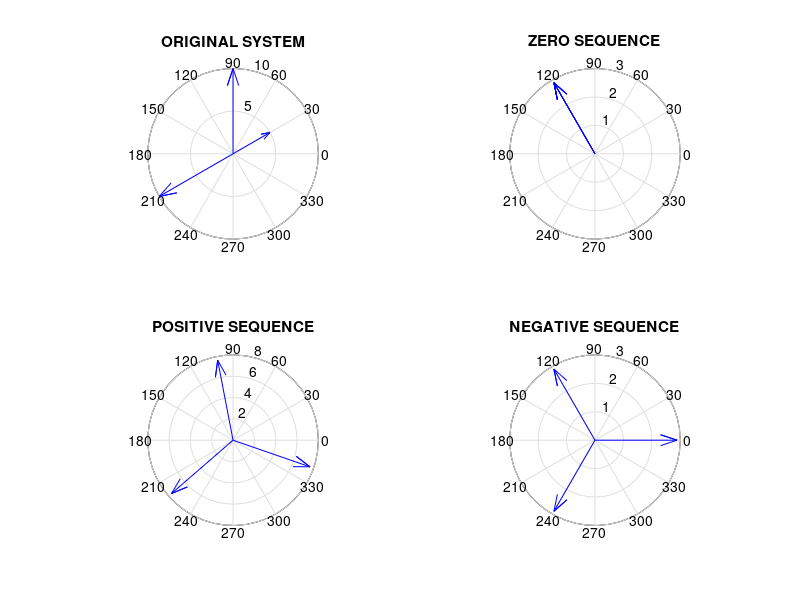

Source code (MATLAB):
% symmetical components for 3 phase system
% Author: Helal Uzzaman Hasib
% Date: 15 Jan 2024
clear
clc

% system data change magnitude and angle as you wish
va = 10* (cosd(90) + 1i*sind(90));  % cosd() sind() takes degree as input
vb =  5* (cosd(30) + 1i*sind(30));
vc = 10* (cosd(210) + 1i*sind(210));
% system data change magnitude and angle as you wish

a = cosd(120) + 1i*sind(120);
a2 = a^2;

va0 = 1/3*(va + vb + vc);
va1 = 1/3*(va + a*vb + a2* vc);
va2 = 1/3*(va + a2*vb + a*vc);

vb0 = va0; vb1 = a2* va1; vb2 =  a*va2;
vc0 = va0; vc1 =  a* va1; vc2 = a2*va2;

subplot(2,2,1);
compass( [va vb vc]);
title('ORIGINAL SYSTEM')

subplot(2,2,2);
compass( [va0 vb0 vc0]);
title('ZERO SEQUENCE')

subplot(2,2,3);
compass( [va1 vb1 vc1]);
title('POSITIVE SEQUENCE')

subplot(2,2,4);
compass( [va2 vb2 vc2]);
title('NEGATIVE SEQUENCE')







